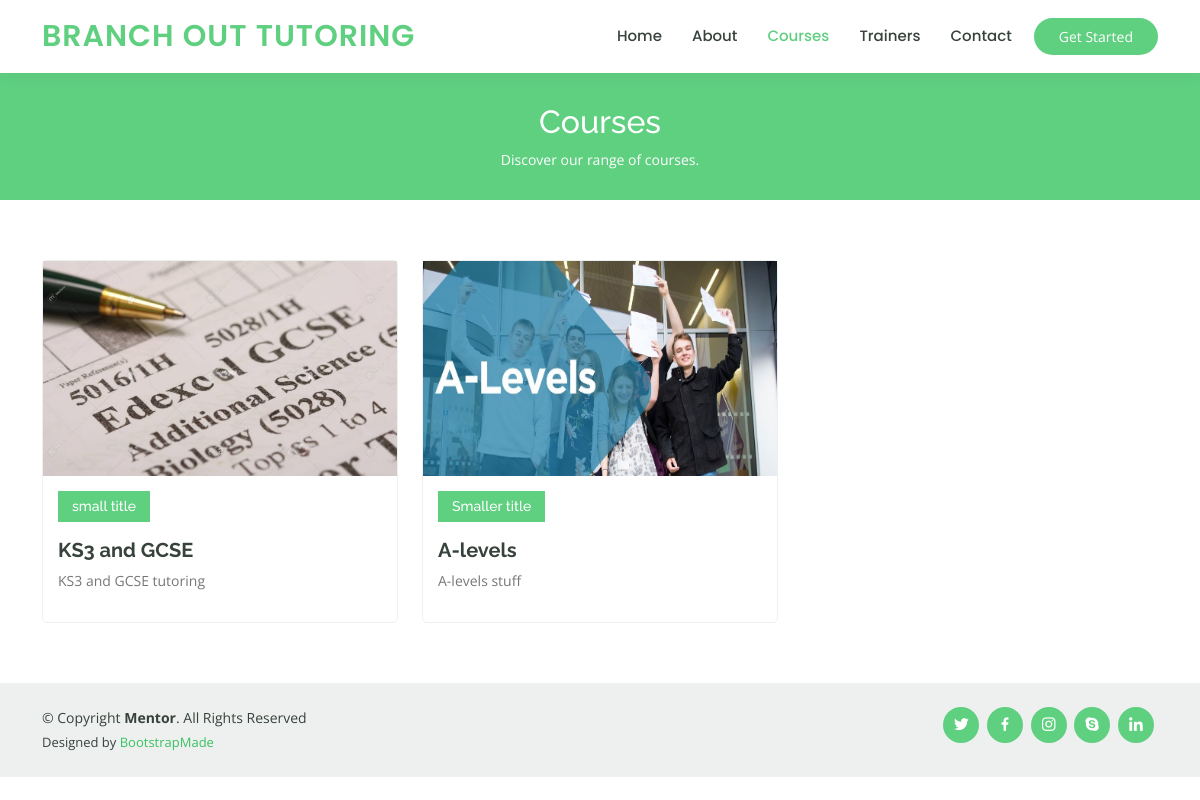
The page /courses.html on the database its author committed.
### MyApp/models.py (models this page shows)
class TheWebsiteCourses(models.Model):
   Title = models.CharField(max_length=200)
   smalltitle = models.CharField(max_length=200,null=True,blank=True)
   Desc = models.CharField(max_length=500)
   Subjects = models.CharField(max_length=500)
   Image = models.ImageField(upload_to='static/assets/img/trainer/subjects',blank=True)
   BigImage = models.ImageField(upload_to='static/assets/img/trainer/subjects',blank=True)
   LongDescription = models.TextField(blank=True)

### MyApp/views.py (the view)
# urls.py: path('courses.html', views.courses, name='courses'),
def courses(request):
    context = {'data': {
        "TheWebsiteCourses" : TheWebsiteCourses.objects.all()}}
    return render(request, 'courses.html', context)

### templates/courses.html (shortened to what this page needs)
{% load static %}
<!DOCTYPE html>
<html lang="en">
<head>
  <link href="{% static 'assets/vendor/animate.css/animate.min.css' %}" rel="stylesheet">
  <link href="{% static 'assets/vendor/aos/aos.css' %}" rel="stylesheet">
  <link href="{% static 'assets/vendor/bootstrap/css/bootstrap.min.css' %}" rel="stylesheet">
  <link href="{% static 'assets/vendor/bootstrap-icons/bootstrap-icons.css' %}" rel="stylesheet">
  <link href="{% static 'assets/vendor/boxicons/css/boxicons.min.css' %}" rel="stylesheet">
  <link href="{% static 'assets/vendor/remixicon/remixicon.css' %}" rel="stylesheet">
  <link href="{% static 'assets/vendor/swiper/swiper-bundle.min.css' %}" rel="stylesheet">
  <link href="{% static 'assets/css/style.css' %}" rel="stylesheet">
</head>
<body>
  <header id="header" class="fixed-top">
    <div class="container d-flex align-items-center">
      <h1 class="logo me-auto"><a href="index.html">Branch Out Tutoring</a></h1>
      <nav id="navbar" class="navbar order-last order-lg-0">
        <ul>
          <li><a href="index.html">Home</a></li>
          <li><a href="about.html">About</a></li>
          <li><a class="active" href="courses.html">Courses</a></li>
          <li><a href="trainers.html">Trainers</a></li>
          <li><a href="contact.html">Contact</a></li>
        </ul>
      </nav>
      <a href="courses.html" class="get-started-btn">Get Started</a>
    </div>
  </header>
  <main id="main" data-aos="fade-in">
    <div class="breadcrumbs">
      <div class="container">
        <h2>Courses</h2>
        <p> Discover our range of courses. </p>
      </div>
    </div>
    <section id="courses" class="courses">
      <div class="container" data-aos="fade-up">
        <div class="row" data-aos="zoom-in" data-aos-delay="100">
          {% for course in data.TheWebsiteCourses %}
          <div class="col-lg-4 col-md-6 d-flex align-items-stretch">
            <div class="course-item">
              <img src="{{course.Image}}" class="img-fluid" alt="..."style="width: 500px; height: 215px;">
              <div class="course-content">
                <div class="d-flex justify-content-between align-items-center mb-3">
                  <h4>{{course.smalltitle}}</h4>
                </div>
                <h3><a href="/course-details.html/{{course.pk}}">{{course.Title}}</a></h3>
                <p>{{course.Desc}}</p>
              </div>
            </div>
          </div>
          {% endfor %}
        </div>
      </div>
    </section>
  </main>
  <footer id="footer">
    <div class="container d-md-flex py-4">
      <div class="me-md-auto text-center text-md-start">
        <div class="copyright">
          &copy; Copyright <strong><span>Mentor</span></strong>. All Rights Reserved
        </div>
        <div class="credits">
          Designed by <a href="https://bootstrapmade.com/">BootstrapMade</a>
        </div>
      </div>
      <div class="social-links text-center text-md-right pt-3 pt-md-0">
        <a href="#" class="twitter"><i class="bx bxl-twitter"></i></a>
        <a href="#" class="facebook"><i class="bx bxl-facebook"></i></a>
        <a href="#" class="instagram"><i class="bx bxl-instagram"></i></a>
        <a href="#" class="google-plus"><i class="bx bxl-skype"></i></a>
        <a href="#" class="linkedin"><i class="bx bxl-linkedin"></i></a>
      </div>
    </div>
  </footer>
</body>
</html>

### static/assets/css/style.css (style rules this page uses)
body { font-family: "Open Sans", sans-serif; color: #444444; }
a { color: #5fcf80; text-decoration: none; }
h1, h2, h3, h4, h5, h6 { font-family: "Raleway", sans-serif; }
#header { background: #fff; transition: all 0.5s; z-index: 997; padding: 15px 0; box-shadow: 0px 0 18px rgba(55, 66, 59, 0.08); }
#header .logo { font-size: 30px; margin: 0; padding: 0; line-height: 1; font-weight: 600; letter-spacing: 1px; text-transform: uppercase; font-family: "Poppins", sans-serif; }
#header .logo a { color: #5fcf80; }
.get-started-btn { margin-left: 22px; background: #5fcf80; color: #fff; border-radius: 50px; padding: 8px 25px; white-space: nowrap; transition: 0.3s; font-size: 14px; display: inline-block; }
.navbar { padding: 0; }
.navbar ul { margin: 0; padding: 0; display: flex; list-style: none; align-items: center; }
.navbar li { position: relative; }
.navbar a, .navbar a:focus { display: flex; align-items: center; justify-content: space-between; padding: 10px 0 10px 30px; font-family: "Poppins", sans-serif; font-size: 15px; font-weight: 500; color: #37423b; white-space: nowrap; transition: 0.3s; }
.navbar a:hover, .navbar .active, .navbar .active:focus, .navbar li:hover>a { color: #5fcf80; }
section { padding: 60px 0; overflow: hidden; }
.breadcrumbs { margin-top: 73px; text-align: center; background: #5fcf80; padding: 30px 0; color: #fff; }
.breadcrumbs h2 { font-size: 32px; font-weight: 500; }
.breadcrumbs p { font-size: 14px; margin-bottom: 0; }
.courses .course-item { border-radius: 5px; border: 1px solid #eef0ef; }
.courses .course-content { padding: 15px; }
.courses .course-content h3 { font-weight: 700; font-size: 20px; }
.courses .course-content h3 a { color: #37423b; transition: 0.3s; }
.courses .course-content p { font-size: 14px; color: #777777; }
.courses .course-content h4 { font-size: 14px; background: #5fcf80; padding: 7px 14px; color: #fff; margin: 0; }
#footer { color: #37423b; font-size: 14px; background: #eef0ef; }
#footer .credits { padding-top: 5px; font-size: 13px; }
#footer .credits a { color: #3ac162; transition: 0.3s; }
#footer .social-links a { font-size: 18px; display: inline-block; background: #5fcf80; color: #fff; line-height: 1; padding: 8px 0; margin-right: 4px; border-radius: 50%; text-align: center; width: 36px; height: 36px; transition: 0.3s; }

### rows shown on the page
TheWebsiteCourses: Image (picture), smalltitle "small title", Title "KS3 and GCSE", Desc "KS3 and GCSE tutoring"
TheWebsiteCourses: Image (picture), smalltitle "Smaller title", Title "A-levels", Desc "A-levels stuff"
